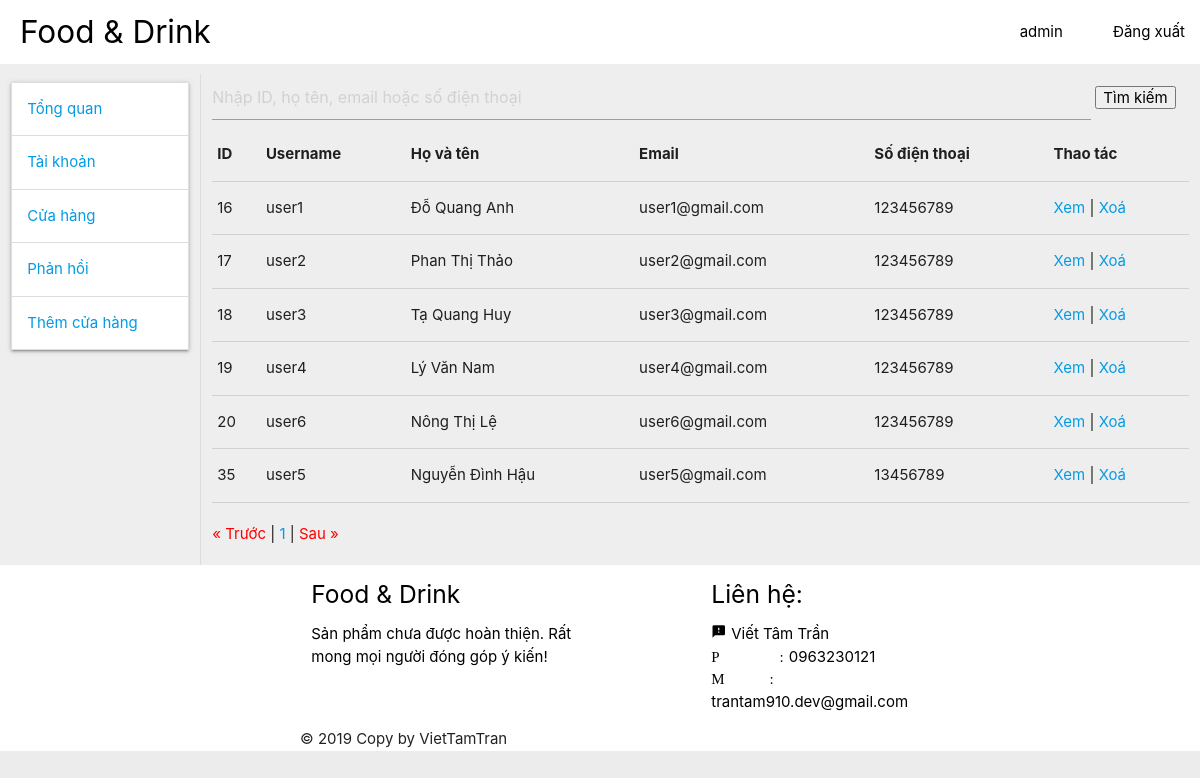
The app's page /index.php?action=adminquantri&adminkhoa=2 (signed in) with its own data.
### tables this page shows
CREATE TABLE `user` (
  `id_user` int(11) NOT NULL,
  `username` varchar(50) NOT NULL,
  `password` varchar(250) NOT NULL,
  `hovaten` varchar(250) NOT NULL,
  `ngaysinh` date NOT NULL,
  `gioitinh` int(11) NOT NULL,
  `email` varchar(250) NOT NULL,
  `sdt` int(11) NOT NULL,
  `anhdaidien` varchar(250) NOT NULL,
  `quyen` int(11) NOT NULL
);

### model/model.php (called while the page is built, shortened)
<?php
	class database
	{
		public $conn;
		public function __construct()
		{
			$this->conn = new mysqli("localhost", "root", "", "foody_thainguyen") or die("Loi ket noi");
			$this->conn->set_charset("UTF8");
		}
		public function getallchucuahang(){
			$sql="SELECT * FROM user WHERE quyen=2";
			$kq=$this->conn->query($sql);
			return $kq;
		}
	}
?>

### view/admin/tableuser.php (the view)
<div>
	<form method="post">
		<input style="width: 90%" type="text" name="timkiem" placeholder="Nhập ID, họ tên, email hoặc số điện thoại" autocomplete="off" required="required"/>
		<input type="submit" name="timtaikhoan" value="Tìm kiếm">
	</form>
</div>
<div class="divtable">
<table id="results">
	<thead>
		<tr>
			<th>ID</th>
			<th>Username</th>
			<th>Họ và tên</th>
			<th>Email</th>
			<th>Số điện thoại</th>
			<th>Thao tác</th>
		</tr>
	</thead>
	<tbody>
		<?php while($row=$kq->fetch_assoc()){ ?>
			<tr>
				<td><?php echo $row['id_user'] ?></td>
				<td><?php echo $row['username'] ?></td>
				<td><?php echo $row['hovaten'] ?></td>
				<td><?php echo $row['email'] ?></td>
				<td><?php echo $row['sdt'] ?></td>
				<td><a class="abtn" href="index.php?action=xemtaikhoan&id=<?php echo $row['id_user'] ?>">Xem</a> <?php if($row['quyen']!=1){ ?> | <a class="abtn" href="index.php?action=xoataikhoan&id=<?php echo $row['id_user'] ?>">Xoá</a> <?php } ?> </td>
			</tr>
		<?php } ?>
	</tbody>
</table>
</div>
<div id="pageNavPosition"></div>

### res/css/css.css (style rules this page uses)
body { margin: 0px; padding: 0px; background-color: #ececec; }

### res/css/admin.css (style rules this page uses)
.divtable { min-height: 360px; }
#pageNavPosition { margin: 20px 0 20px 0; }

### records on screen
user: id_user "16", username "user1", hovaten "Đỗ Quang Anh", email "user1@gmail.com", sdt "123456789"
user: id_user "17", username "user2", hovaten "Phan Thị Thảo", email "user2@gmail.com", sdt "123456789"
user: id_user "18", username "user3", hovaten "Tạ Quang Huy", email "user3@gmail.com", sdt "123456789"
user: id_user "19", username "user4", hovaten "Lý Văn Nam", email "user4@gmail.com", sdt "123456789"
user: id_user "20", username "user6", hovaten "Nông Thị Lệ", email "user6@gmail.com", sdt "123456789"
user: id_user "35", username "user5", hovaten "Nguyễn Đình Hậu", email "user5@gmail.com", sdt "13456789"

### other values on screen
$_SESSION['username'] "admin"
